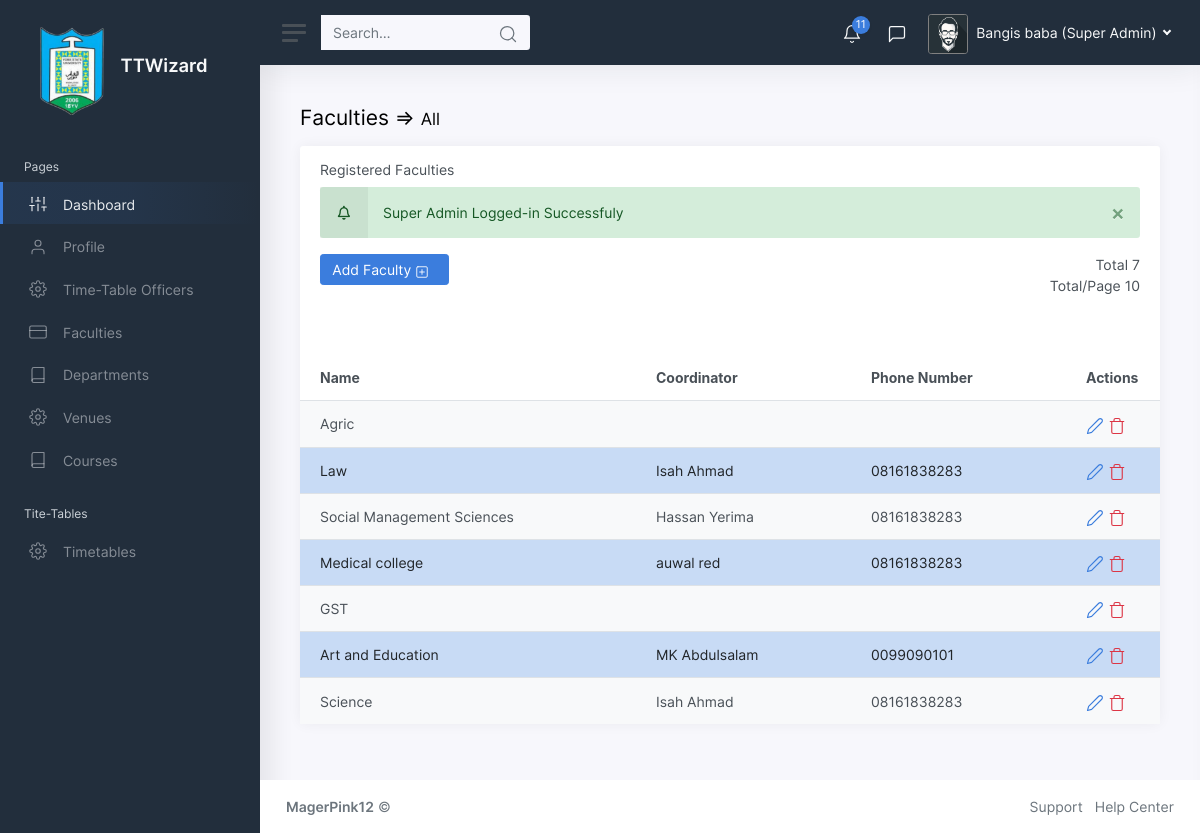
The page /super_admin?page=faculty (signed in) on the database its author committed.
### tables this page shows
CREATE TABLE `super_admin` (
  `id` int(11) NOT NULL,
  `name` varchar(255) NOT NULL,
  `username` varchar(255) NOT NULL,
  `email` varchar(255) NOT NULL,
  `password` varchar(255) NOT NULL
);

CREATE TABLE `faculty` (
  `id` int(11) NOT NULL,
  `name` varchar(255) NOT NULL
);

### super_admin/include/classes/department.php (called while the page is built, shortened)
<?php
class Department extends Objects_class{
    public static function notice()
    {
        $sql = "SELECT * FROM `department` WHERE name NOT IN (SELECT department FROM coordinator WHERE department IS NOT NULL AND coordinate='department')";
        $depts = static::find_by_query($sql);
        return $depts;
    }
}
?>

### super_admin/include/classes/database.php (called while the page is built, shortened)
<?php
class Database{
    public $connection;
    public function connect(){
        $this->connection = new mysqli(DB_HOST,DB_USER,DB_PASS,DB_NAME);
    }
    public function query($sql)
    {
        $result = $this->connection->query($sql);
        return $result;
    }
}
$database = new Database();
?>

### super_admin/include/classes/objects_class.php (called while the page is built, shortened)
<?php
class Objects_class{
    private function has_the_attribute($the_attribute)
    {
        $object_properties = get_object_vars($this);
        return array_key_exists($the_attribute,$object_properties);
    }
    public static function instantiation($the_record)
    {
        $the_object = new $calling_class;
        foreach ($the_record as $the_attribute => $value) {
            if ($the_object->has_the_attribute($the_attribute)) {
                $the_object->$the_attribute = $value;
            }
        }
        return $the_object;
    }
	public static function find_by_id($id){
		$the_result_array = static::find_by_query("SELECT * FROM ".static::$db_table." WHERE id=$id LIMIT 1");
		return !empty($the_result_array) ? array_shift($the_result_array) : false;
	}
	public static function find_by_query($sql){
		global $database;
		$result_set = $database->query($sql);
		$the_object_array = array();
		while ($row = mysqli_fetch_array($result_set)) {
		$the_object_array[] = static::instantiation($row);
		}
		return $the_object_array;
	}
    public static function null_check($field)
    {
        $sql = "SELECT * FROM ".static::$db_table." WHERE ".$field." IS NULL";
        $list = static::find_by_query($sql);
        return $list;
    }
}
?>

### super_admin/include/classes/faculty.php (called while the page is built, shortened)
<?php
class Faculty extends Objects_class{
    public static function fac_relate($fac_name)
    {
        $sql = "SELECT name, phone FROM coordinator WHERE faculty='".$fac_name."' AND coordinate='Faculty'";
       $facs = static::find_by_query($sql);
       if (empty($facs)) {
        $obj = array('name'=>'<i>NULL</i>','phone'=>'<i>NULL</i>');
       }else{
        $obj = array('name'=>$facs[0]->name,'phone'=>$facs[0]->phone);
       }
       return $obj;
    }
    public static function notice()
    {
        $sql = "SELECT * FROM `faculty` WHERE name NOT IN (SELECT faculty FROM coordinator WHERE coordinate='faculty')";
        $facs = static::find_by_query($sql);
        return $facs;
    }
}
?>

### super_admin/include/configuration/session.php (called while the page is built, shortened)
<?php
class Session{
    private function check_message()
    {
      if (isset($_SESSION['message'])) {
          $this->message = $_SESSION['message'];
      }else{
          $this->message = '';
      }
    }
    private function check_login()
    {
        if (isset($_SESSION['super_admin']['user_id'])) {
            $this->user = $_SESSION;
        }else if(isset($_SESSION['fac_admin']['user_id'])){
            $this->user = $_SESSION;
            $this->signed_in = true;
        }else if(isset($_SESSION['dept_admin']['user_id'])){
            $this->user = $_SESSION;
            $this->signed_in = true;
        }else{
            unset($this->user);
            $this->signed_in = false;
        }
    }
}
$session = new Session();
?>

### super_admin/include/classes/paginate.php (called while the page is built, shortened)
<?php
class Paginate {
	public $current_page;
	public $items_per_page;
	public function __construct($page=1, $items_per_page=4, $items_total_count=0){
		$this->current_page = (int)$page;
		$this->items_per_page = (int)$items_per_page;
	}
	public function offset()
	{
		return ($this->current_page -1) * $this->items_per_page;
	}
}
 ?>

### super_admin/include/faculty_content.php (the view, shortened to what this page needs)
<?php
$items_per_page = 10;
$faculties = new Faculty();
$items_total_count = ($search=='') || !isset($_GET['search']) ? count($faculties->find_by_query("SELECT * FROM faculty ORDER BY id DESC")) : count($faculties::find_by_query($sql));
$page = !empty($_GET['page_no']) ? $_GET['page_no'] : 1;
$page = is_numeric($page) ? $page : 1;
$page = $page > ceil($items_total_count/$items_per_page) ? 1 :$page;
$paginate = new Paginate($page, $items_per_page, $items_total_count);
$sql = ($search=='') || !isset($_GET['search']) ? "SELECT * FROM faculty ORDER BY id DESC" : $sql;
$sql .= " LIMIT {$items_per_page} ";
$sql .= "OFFSET {$paginate->offset()}";
$faculties = $faculties::find_by_query($sql);
?>
<main class="content">
	<div class="container-fluid p-0">
		<h1 class="h3 mb-3">Faculties &Rightarrow; <span class="h4 small"><?php echo $search_message ?></span></h1>
		<div class="row">
			<div class="col-12 col-xl-12">
				<div class="card">
					<div class="card-header">
						<h5 class="card-title">Registered Faculties</h5>
						<?php echo $session->message; ?>
						<div class="mb-3">
							<div class="row">
								<div class="col-md-6">
									<button type="button" class="btn btn-primary" data-toggle="modal"
										data-target="#add-facs">
										Add Faculty
									</button>
								</div>
								<div class="col-md-4 text-right"></div>
								<div class="col-md-2 text-right">
								Total <?php echo $items_total_count."<br>" ?>
								Total/Page <?php echo $items_per_page ?>
								</div>
							</div>
						</div>
						<div style="height: 10px;" class="row"></div>
					</div>
					<table class="table table-striped table-hover">
						<thead>
							<tr>
								<th style="width:40%;">Name</th>
								<th style="width:25%">Coordinator</th>
								<th class="d-none d-md-table-cell" style="width:25%">Phone Number</th>
								<th>Actions</th>
							</tr>
						</thead>
						<tbody>
							<?php $i = 0; foreach($faculties as $faculty): ?>
							<tr class="<?php $i++; if($i%2==0){echo "table-primary";}else{echo "";}  ?>">
								<td><?php echo $faculty->name ?></td>
								<td><?php echo Faculty::fac_relate($faculty->name)['name']; ?></td>
								<td class="d-none d-md-table-cell">
									<?php echo Faculty::fac_relate($faculty->name)['phone']; ?></td>
								<td class="table-action">
									<a class="fac-edit-modal text-primary" data-toggle="modal"
										data-target="#edit_faculty" data=<?php echo $faculty->id; ?>><i
											class="align-middle" data-feather="edit-2"></i></a>
									<a data-toggle="modal" data="fac/<?php echo $faculty->id; ?>" data-target="#delete"
										class="deleteee text-danger"><i class="align-middle "
											data-feather="trash"></i></a>
								</td>
							</tr>
							<?php endforeach; ?>
						</tbody>
					</table>
				</div>
			</div>
		</div>
	</div>
</main>

### super_admin/include/top_nav.php (shortened to what this page needs)
<?php
$super = Super::find_by_id($session->user['super_admin']['user_id']);
$page_s = !isset($_GET['page']) ? '' : $_GET['page'];
$search = !isset($_GET['search']) ? '' : $_GET['search'];
$search_message = empty($search) ? "All" : "Search Result for <i>{$_GET['search']}</i> <a class='btn btn-secondary' href='?page={$page_s}'> reset</a>";
$coo = Coordinator::null_check('department');
$venues = Venue::null_check('department');
$facs = Faculty::notice();
$depts = Department::notice();
$depts_count = count($depts);
$venues_count = count($venues);
$facs_count = count($facs);
$coo_count = count($coo);
$total_notice =$depts_count + $facs_count +$coo_count +$venues_count;
?>
<nav style="background-color: #222e3c;" class="navbar navbar-expand navbar-light navbar-bg">
	<a class="sidebar-toggle d-flex">
		<i class="hamburger align-self-center"></i>
	</a>
	<form method="GET" class="d-none d-sm-inline-block">
		<div class="input-group input-group-navbar">
			<input type="search" value="<?php echo $search ?>" name="search" class="form-control" placeholder="Search…" aria-label="Search">
			<button class="btn" type="submit">
				<i class="align-middle" data-feather="search"></i>
			</button>
		</div>
	</form>
	<div class="navbar-collapse collapse">
		<ul class="navbar-nav navbar-align ">
			<li class="nav-item dropdown">
				<a class="nav-icon dropdown-toggle text-light" href="#" id="alertsDropdown" data-toggle="dropdown">
					<div class="position-relative">
						<i class="align-middle" data-feather="bell"></i>
						<span class="indicator"><?php echo $total_notice; ?></span>
					</div>
				</a>
			</li>
			<li class="nav-item dropdown">
				<a class="nav-icon dropdown-toggle text-light" href="#" id="messagesDropdown" data-toggle="dropdown">
					<div class="position-relative">
						<i class="align-middle" data-feather="message-square"></i>
					</div>
				</a>
			</li>
			<li class="nav-item dropdown">
				<a class="nav-link dropdown-toggle d-none d-sm-inline-block  text-light" href="#" data-toggle="dropdown">
					<img style="border: 1px solid gray;" src="img/avatars/avatar.jpg" class="avatar img-fluid rounded mr-1" alt="Charles Hall" /> <span
						class="text-light"><?php echo $super->name ?> (Super Admin)</span>
				</a>
			</li>
		</ul>
	</div>
</nav>

### rows shown on the page
super_admin: name "Bangis baba"
faculty: name "Agric"
faculty: name "Law", name "Isah Ahmad", name "08161838283"
faculty: name "Social Management Sciences", name "Hassan Yerima", name "08161838283"
faculty: name "Medical college", name "auwal red", name "08161838283"
faculty: name "GST"
faculty: name "Science", name "Isah Ahmad", name "08161838283"

### other values the page prints
$total_notice "11"
$session->message "× Super Admin Logged-in Successfuly"
$items_total_count "7"
$items_per_page "10"
$faculty->name "Art and Education"
Faculty::fac_relate($faculty->name)['name'] "MK Abdulsalam"
Faculty::fac_relate($faculty->name)['phone'] "0099090101"
